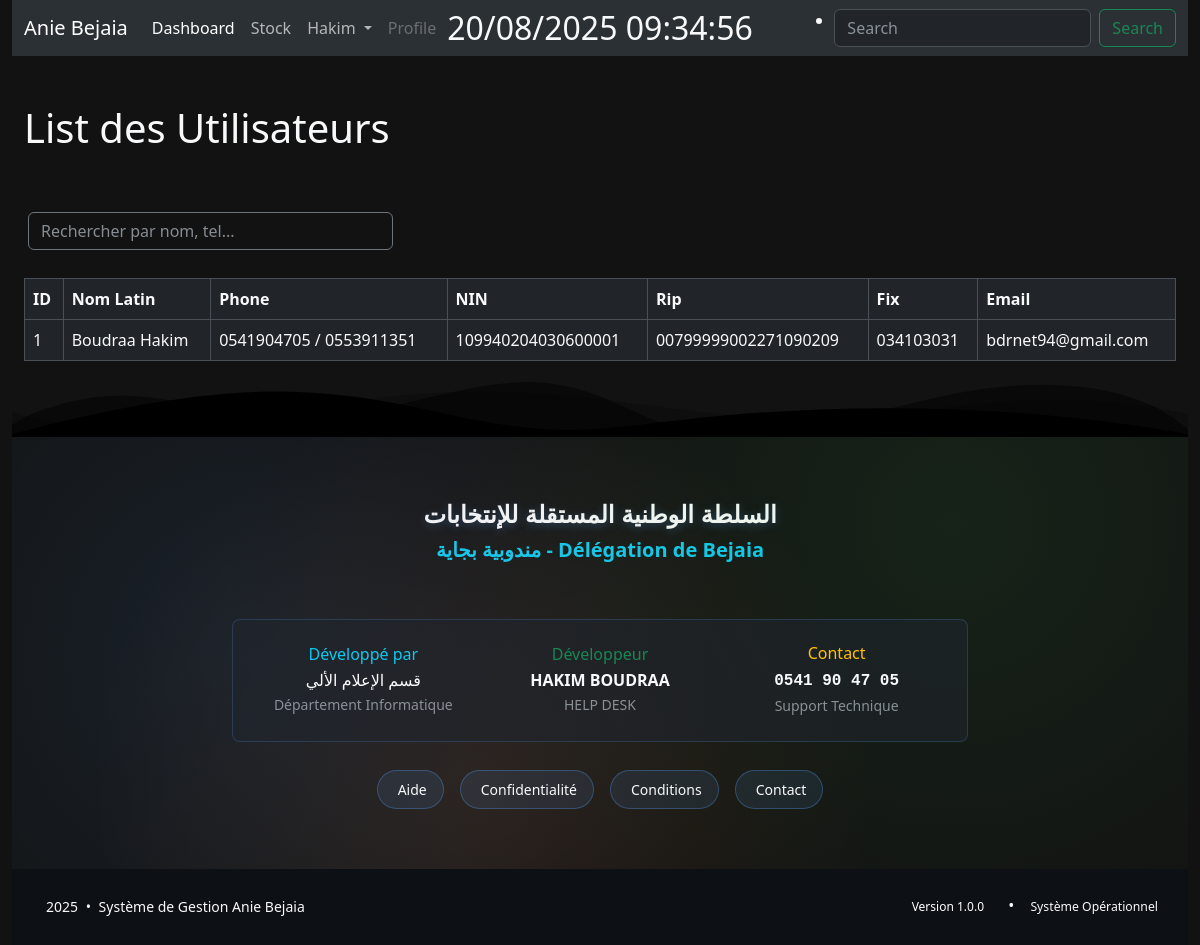
The page /personal/utilisateur/ (signed in) on the database as committed earlier.
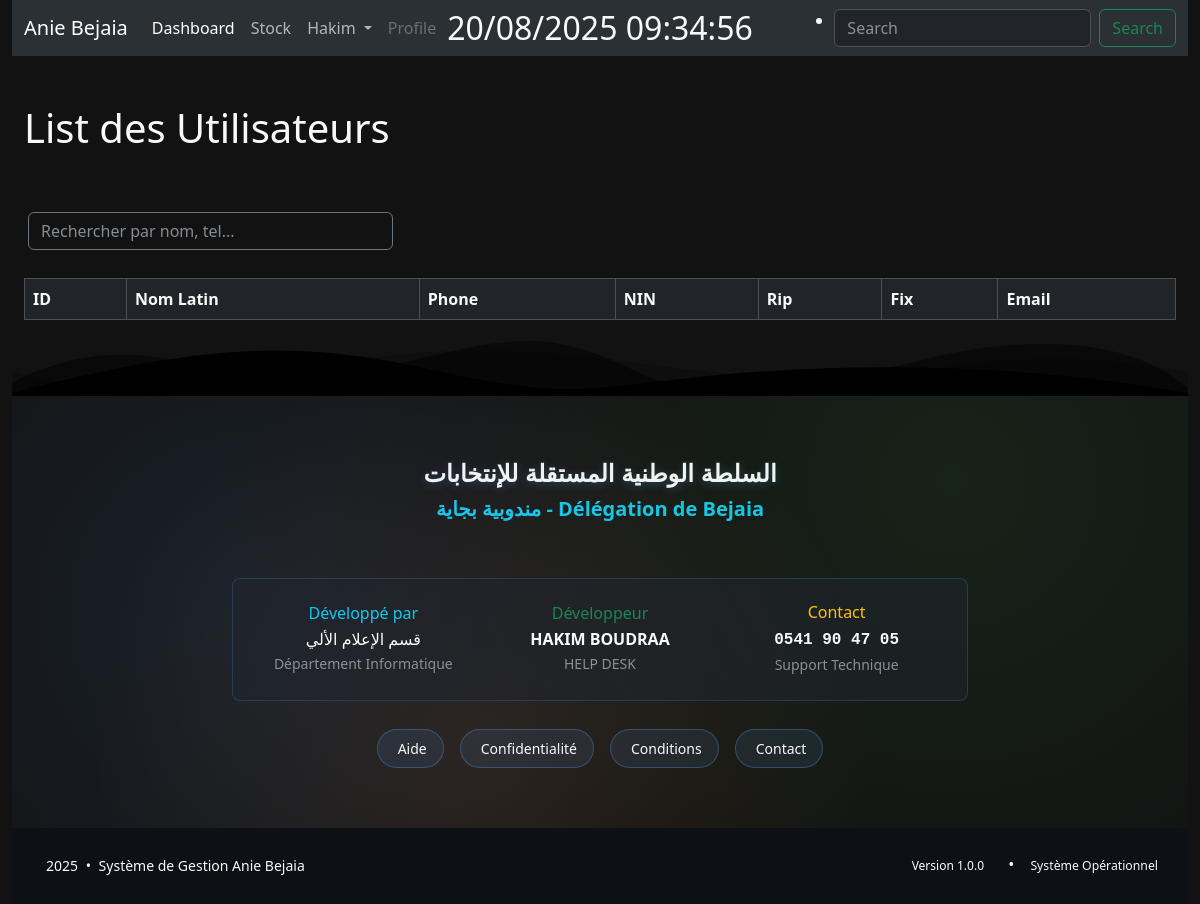
The same page on the database as committed later.
### PersonalApp/models.py (models this page shows, shortened)
class Utilisateur(models.Model):
    commune = models.ForeignKey(Commune, on_delete=models.PROTECT)
    name_french = models.CharField(max_length=80)
    name_arabic = models.CharField(max_length=80, default='غير معروف')
    date_of_birth = models.DateField()
    nin = models.CharField(max_length=18, null=False, blank=False)
    rip = models.CharField(max_length=20, default="00799999")
    phone_validator = RegexValidator(
        regex=r'^\d{10}$',
        message=_("Phone number must be 10 digits.")
    )
    fax_validator = RegexValidator(
        regex=r'^\d{9}$',
        message=_("Fax number must be 9 digits.")
    )
    phone = models.CharField(max_length=10, validators=[phone_validator], default='0900000000')
    phone_2 = models.CharField(max_length=10, validators=[phone_validator], blank=True, null=True)
    fax = models.CharField(max_length=9, validators=[fax_validator], default='034000000')
    email = models.EmailField(max_length=50, default='gmail@gmail.com')  # EmailField for validation
    recruitment = models.DateTimeField()

### PersonalApp/views.py (the view)
# urls.py: path('utilisateur/', views.utilisateur, name='utilisateur'),
@staff_member_required
def utilisateur(request):
    list_users = Utilisateur.objects.all()
    paginator = Paginator(list_users, 10)
    page_number = request.GET.get("page")
    page_obj = paginator.get_page(page_number)
    return render(request, 'utilisateur.html', {
        'page_obj': page_obj
    })

### PersonalApp/templates/utilisateur.html (shortened to what this page needs)
{% extends 'base.html' %}
{% block content %}
<br>
<br>
<h1>List des Utilisateurs</h1>
<br>
<br>
    <div class="glass-card hover-lift p-1 mb-4">
        <div class="row align-items-center">
            <div class="col-md-4">
                    <input type="text" id="searchInput" class="form-control bg-transparent border-secondary text-light"
                           placeholder="Rechercher par nom, tel..."
                           >
            </div>
        </div>
    </div>
<table class="table table-bordered text-light" id="chargeTable">
    <thead>
        <tr>
            <th>ID</th>
            <th>Nom Latin</th>
            <th>Phone</th>
            <th>NIN</th>
            <th>Rip</th>
            <th>Fix</th>
            <th>Email</th>
        </tr>
    </thead>
    <tbody>
        {% for user in page_obj %}
            <tr>
                <td>{{ user.id }}</td>
                <td>{{ user.name_french }}</td>
                {% if user.phone_2 %}
                        <td>{{ user.phone }}  /  {{ user.phone_2 }}</td>
                    {% else %}
                        <td>{{ user.phone }}</td>
                    {% endif %}
                <td>{{ user.nin }}</td>
                <td>{{ user.rip }}</td>
                <td>{{ user.fax }}</td>
                <td>{{ user.email }}</td>
            </tr>
        {% endfor %}
    </tbody>
</table>
{% endblock %}

Rows that differ between the two databases and show on the page:
removed Utilisateur: id "1", name_french "Boudraa Hakim", phone "0541904705", phone_2 "0553911351", nin "109940204030600001", rip "00799999002271090209", fax "034103031", email "bdrnet94@gmail.com"
